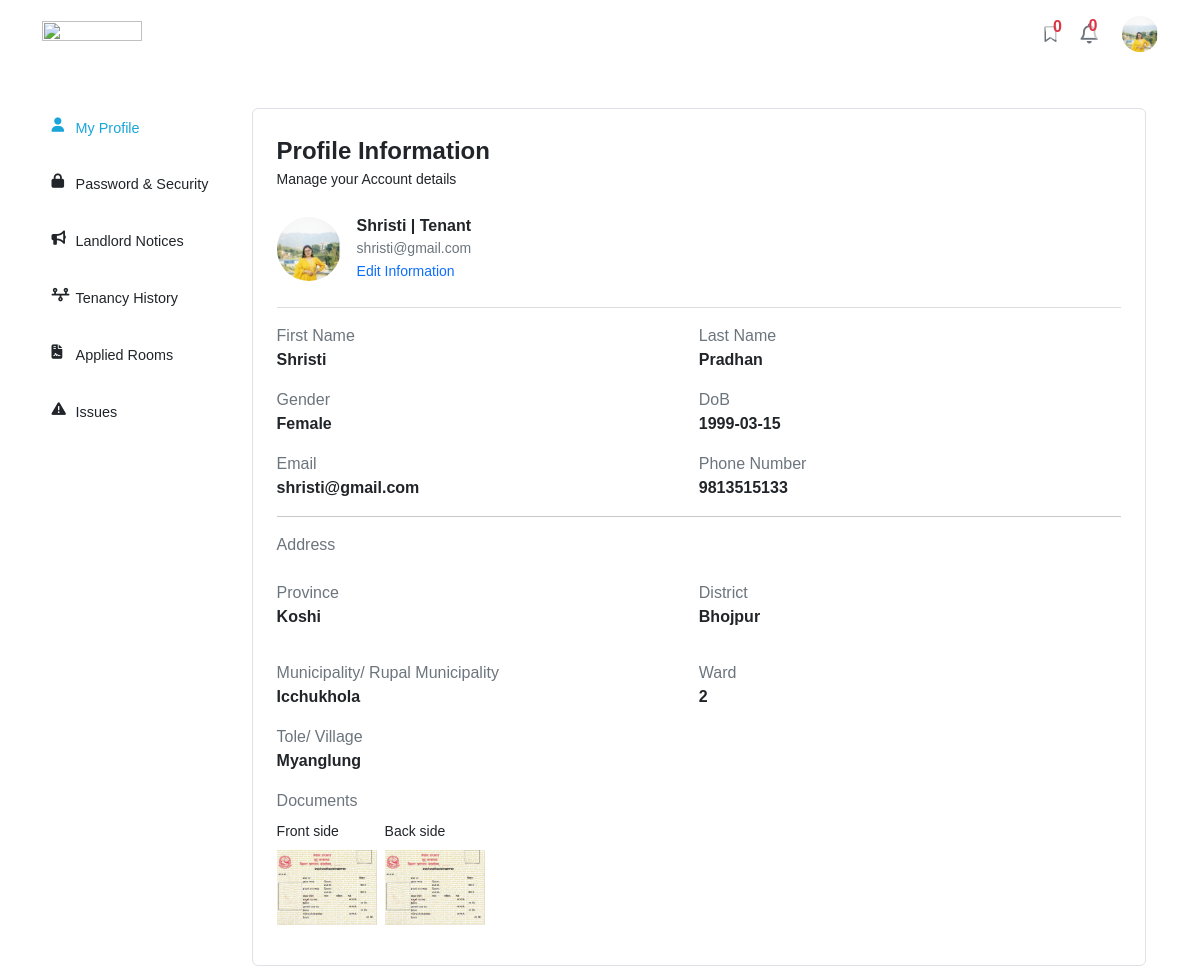
The page /tenant/profile (signed in) on the database its author committed.
### tables this page shows
CREATE TABLE `user_tb` (
  `user_id` int(11) NOT NULL,
  `first_name` varchar(12) NOT NULL,
  `last_name` varchar(15) NOT NULL,
  `gender` varchar(7) NOT NULL,
  `dob` date NOT NULL,
  `email` varchar(254) NOT NULL,
  `password` varchar(255) NOT NULL,
  `phone_number` varchar(15) NOT NULL,
  `province` varchar(20) NOT NULL,
  `district` varchar(20) NOT NULL,
  `municipality_rural` varchar(40) NOT NULL,
  `ward` int(11) NOT NULL,
  `tole_village` varchar(30) NOT NULL,
  `role` varchar(9) NOT NULL,
  `profile_photo` varchar(250) NOT NULL,
  `kyc_front` varchar(250) NOT NULL,
  `kyc_back` varchar(250) NOT NULL,
  `registration_date` datetime NOT NULL,
  `flag` varchar(10) DEFAULT NULL
);

### classes/user.php (called while the page is built, shortened)
<?php
require_once __DIR__ . '/../app/connection.php';
class User
{
    private $phoneNumber;
    public function __construct()
    {
        $this->phoneNumber = "";
    }
    public function getPhoneNumber()
    {
        return $this->phoneNumber;
    }
    public function set($firstName, $lastName, $gender, $dob, $email, $phoneNumber, $province, $district, $municipalityRural, $ward, $toleVillage, $role, $flag, $profilePhoto, $kycFront, $kycBack, $registrationDate)
    {
        $this->name = [
            'first' => $firstName,
            'last' => $lastName
        ];
        $this->gender = $gender;
        $this->dob = $dob;
        $this->email = $email;
        $this->phoneNumber = $phoneNumber;
        $this->address = [
            'province' => $province,
            'district' => $district,
            'municipalityRural' => $municipalityRural,
            'ward' => $ward,
            'toleVillage' => $toleVillage,
        ];
        $this->role = $role;
        $this->profilePhoto = $profilePhoto;
    }
    public function fetch($userId, $howMuch)
    {
        global $conn;
        $userExists = false;
        $query = $howMuch == "all" ? "SELECT * FROM user_tb WHERE user_id = '$userId' LIMIT 1" : "SELECT first_name, last_name, role, email, flag, profile_photo FROM user_tb WHERE user_id = '$userId'";
        $result = mysqli_query($conn, $query);
        if ($result->num_rows > 0) {
            $userExists = true;
        }
        return $userExists;
    }
}

### pages/tenant/sections/view-profile.php (the view, shortened to what this page needs)
<?php
require_once __DIR__ . '/../../../classes/user.php';
?>
<div class="d-flex flex-column border rounded user-profile-container profile-content">
    <p class="m-0 fs-4 fw-semibold"> Profile Information </p>
    <p class="m-0 small"> Manage your Account details </p>
    <div class="d-flex flex-row gap-3 mt-4 align-items-center photo-username-email">
        <div class="photo">
            <?php
            if ($profileUser->profilePhoto != '') {
                $tempPhotoSrc = "/rentrover/uploads/users/$profileUser->profilePhoto";
                ?>
                <img src="<?= $tempPhotoSrc ?>" id="profile-photo-container" alt="user profile photo" class="pointer">
                <?php
            } else {
                $tempPhotoSrc = "/rentrover/uploads/blank-profile.jpg";
                ?>
                <img src="/rentrover/uploads/blank-profile.jpg" id="profile-photo-container" alt="user profile photo"
                    class="pointer">
                <?php
            }
            ?>
        </div>
        <div class="username-email">
            <p class="m-0 fw-semibold">
                <?= ($profileUser->name['first'] != '') ? ucfirst($profileUser->name['first']) : "New User" ?> |
                <?= ucfirst($profileUser->role) ?>
            </p>
            <p class="m-0 text-secondary small"> <?= $profileUser->email ?> </p>
            <?php
            if ($tab == 'view') {
                ?>
                <a href="/rentrover/tenant/profile/edit" class="mt-3 text-primary small" id="edit-profile-trigger">
                    Edit Information </a>
                <?php
            }
            ?>
        </div>
    </div>
    <hr class="mt-4 text-secondary" />
    <?php
    if ($tab == "view") {
        ?>
        <div class="mb-3 profile-informations">
            <div class="d-flex flex-column flex-md-row row-gap-3">
                <div class="w-100 w-md-50">
                    <p class="m-0 text-secondary"> First Name </p>
                    <p class="m-0 fw-semibold">
                        <?= ($profileUser->name['first'] != '') ? ucfirst($profileUser->name['first']) : "-" ?>
                    </p>
                </div>
                <div class="w-100 w-md-50">
                    <p class="m-0 text-secondary"> Last Name </p>
                    <p class="m-0 fw-semibold">
                        <?= ($profileUser->name['last'] != '') ? ucfirst($profileUser->name['last']) : "-" ?>
                    </p>
                </div>
            </div>
            <div class="d-flex flex-column flex-md-row row-gap-3 mt-3">
                <div class="w-50">
                    <p class="m-0 text-secondary"> Gender </p>
                    <p class="m-0 fw-semibold"> <?= ($profileUser->gender != '') ? ucfirst($profileUser->gender) : "-" ?>
                    </p>
                </div>
                <div class="w-50">
                    <p class="m-0 text-secondary"> DoB </p>
                    <p class="m-0 fw-semibold"> <?= ($profileUser->dob != '0000-00-00') ? $profileUser->dob : "-" ?> </p>
                </div>
            </div>
            <div class="d-flex flex-column flex-md-row row-gap-3 mt-3">
                <div class="w-50">
                    <p class="m-0 text-secondary"> Email </p>
                    <p class="m-0 fw-semibold"> <?= ($profileUser->email != '') ? $profileUser->email : "-" ?> </p>
                </div>
                <div class="w-50">
                    <p class="m-0 text-secondary"> Phone Number </p>
                    <p class="m-0 fw-semibold">
                        <?= ($profileUser->getPhoneNumber() != '') ? $profileUser->getPhoneNumber() : "-" ?>
                    </p>
                </div>
            </div>
            <hr>
            <p class="m-0 mt-3 text-secondary"> Address </p>
            <div class="d-flex flex-column">
                <div class="d-flex flex-column flex-md-row row-gap-3 mt-3">
                    <div class="w-100 w-md-50">
                        <p class="m-0 mt-2 text-secondary"> Province </p>
                        <p class="m-0 fw-semibold">
                            <?= ($profileUser->address['province'] != '') ? ucfirst($profileUser->address['province']) : "-" ?>
                        </p>
                    </div>
                    <div class="w-100 w-md-50">
                        <p class="m-0 mt-2 text-secondary"> District </p>
                        <p class="m-0 fw-semibold">
                            <?= ($profileUser->address['district'] != '') ? ucfirst($profileUser->address['district']) : "-" ?>
                        </p>
                    </div>
                </div>
                <div class="d-flex flex-column flex-md-row row-gap-3 mt-3">
                    <div class="w-100 w-md-50">
                        <p class="m-0 mt-3 text-secondary"> Municipality/ Rupal Municipality </p>
                        <p class="m-0 fw-semibold">
                            <?= ($profileUser->address['municipalityRural'] != '') ? ucfirst($profileUser->address['municipalityRural']) : "-" ?>
                        </p>
                    </div>
                    <div class="w-100 w-md-50">
                        <p class="m-0 mt-3 text-secondary"> Ward </p>
                        <p class="m-0 fw-semibold">
                            <?= ($profileUser->address['ward'] != 0) ? $profileUser->address['ward'] : "-" ?>
                        </p>
                    </div>
                </div>
                <div class="w-100">
                    <p class="m-0 mt-3 text-secondary"> Tole/ Village </p>
                    <p class="m-0 fw-semibold">
                        <?= ($profileUser->address['toleVillage'] != '') ? ucfirst($profileUser->address['toleVillage']) : "-" ?>
                    </p>
                </div>
            </div>
            <p class="m-0 mt-3 text-secondary"> Documents </p>
            <?php
            if ($profileUser->kyc['front'] == '' || $profileUser->kyc['back'] == '') {
                ?>
                <p class="text-danger m-0 small mt-2"> You haven't submitted the documents. You must submit the picture of your
                    citizenship to be able to use our services. </p>
                <?php
            } else {
                ?>
                <section class="d-flex flex-row gap-2 mt-2 document-section">
                    <div class="d-flex flex-column gap-1 document-container">
                        <p class="m-0 small mb-1"> Front side </p>
                        <div class="document">
                            <img src="/rentrover/uploads/kycs/<?= $profileUser->kyc['front'] ?>" alt="citizenship front side">
                        </div>
                    </div>
                    <div class="d-flex flex-column gap-1 document-container">
                        <p class="m-0 small mb-1"> Back side </p>
                        <div class="document">
                            <img src="/rentrover/uploads/kycs/<?= $profileUser->kyc['back'] ?>" alt="citizenship back side">
                        </div>
                    </div>
                </section>
                <?php
            }
                ?>
        </div>
        <?php
    }
    ?>
</div>

### pages/tenant/sections/header.php (shortened to what this page needs)
<?php
require_once __DIR__ . '/../../../classes/user.php';
?>
<header class="position-fixed w-100 header ">
    <div class="container py-3 bg-white d-flex flex-row align-items-center justify-content-between header-container">
        <a href="/rentrover/tenant/home">
            <img src="/rentrover/assets/brands/rentrover-rectangular-logo.png" alt="">
        </a>
        <div class="d-flex flex-row gap-4 align-items-center wishlist-notification-profile">
            <div class="position-relative wishlist-container pointer"
                onclick="window.location.href='/rentrover/tenant/wishlist'">
                <a href="/rentrover/tenant/wishlist" class="text-secondary">
                    <i class="fa-regular fa-bookmark pt-1"></i>
                </a>
                <div class="position-absolute d-flex flex-row align-items-center justify-content-center wishlist-counter"
                    id="wishlist-counter">
                    <p class="m-0 text-danger fw-semibold" id="wishlist-count"> </p>
                </div>
            </div>
            <div class="position-relative notification-section">
                <div class="position-relative notification-icon pointer" id="notification-icon">
                    <i class="fa-regular fa-bell fs-5 pt-1 text-secondary pointer"></i>
                    <div class="position-absolute text-danger fw-semibold notification-counter">
                        <p class="notification-count" id="notification-count"> 0
                        </p>
                    </div>
                </div>
            </div>
            <div class="position-relative profile-container">
                <div class="profile" id="profile-image-container">
                    <?php
                    if ($profileUser->profilePhoto != "") {
                        ?>
                        <img src="/rentrover/uploads/users/<?= $profileUser->profilePhoto ?>" alt="user profile photo"
                            class="pointer">
                        <?php
                    } else {
                        ?>
                        <img src="/rentrover/uploads/blank-profile.jpg" alt="user profile photo" class="pointer">
                        <?php
                    }
                    ?>
                </div>
            </div>
        </div>
    </div>
</header>

### css/style.css (style rules this page uses)
* { font-family: "Helvetica", sans-serif; font-family: "Poppins", sans-serif; margin: 0; padding: 0; box-sizing: border-box; }
html { height: 100%; font-size: 16px; box-sizing: border-box; scroll-behavior: smooth; scroll-padding-top: 5rem; }
:root { --brand-color: rgb(26, 165, 219); --shadow-style: -2px 2px 4px 0 var(--shadow-color); --fixed-z-index: 100; }
a, abbr { text-decoration: none; }
body { margin: 0 auto; position: relative; box-sizing: inherit; }
.pointer { cursor: pointer; }
img { width: 100%; height: 100%; -o-object-fit: cover; object-fit: cover; -o-object-position: center; object-position: center; }

### css/user-detail.css (style rules this page uses)
.user-profile-container { padding-bottom: 3rem; }
.user-profile-container .photo-username-email .photo { width: 64px; min-width: 64px; height: 64px; min-height: 64px; border-radius: 50%; overflow: hidden; }

### css/header.css (style rules this page uses)
header { top: 0; left: 0; z-index: 100; }
header .header-container a img { width: 100px; }
header .header-container .wishlist-notification-profile .wishlist-container .wishlist-counter { top: -8px; background-color: rgba(255, 255, 255, 0.6); border-radius: 50%; width: 26px; height: 26px; }
header .header-container .wishlist-notification-profile .notification-section .notification-icon .notification-counter { top: -6px; background-color: rgba(255, 255, 255, 0.6); border-radius: 50%; width: 26px; margin-left: 8px; height: 26px; }
header .header-container .wishlist-notification-profile .profile-container .profile { height: 36px; width: 36px; border-radius: 100%; overflow: hidden; }

### css/profile.css (style rules this page uses)
.profile-content { padding: 24px; }
.profile-content .document-section .document-container { width: 100px; }
.profile-content .document-section .document-container .document { width: 100%; aspect-ratio: 4/3; overflow: hidden; background-color: rgb(223, 223, 223); }
.profile-content .document-section .document-container .document img { height: 100%; width: 100%; }

### rows shown on the page
user_tb: profile_photo (picture), first_name "Shristi", role "Tenant", email "shristi@gmail.com", last_name "Pradhan", gender "Female", dob "1999-03-15", phone_number "9813515133", province "Koshi", district "Bhojpur", municipality_rural "Icchukhola", ward "2", tole_village "Myanglung", kyc_front (picture), kyc_back (picture)
